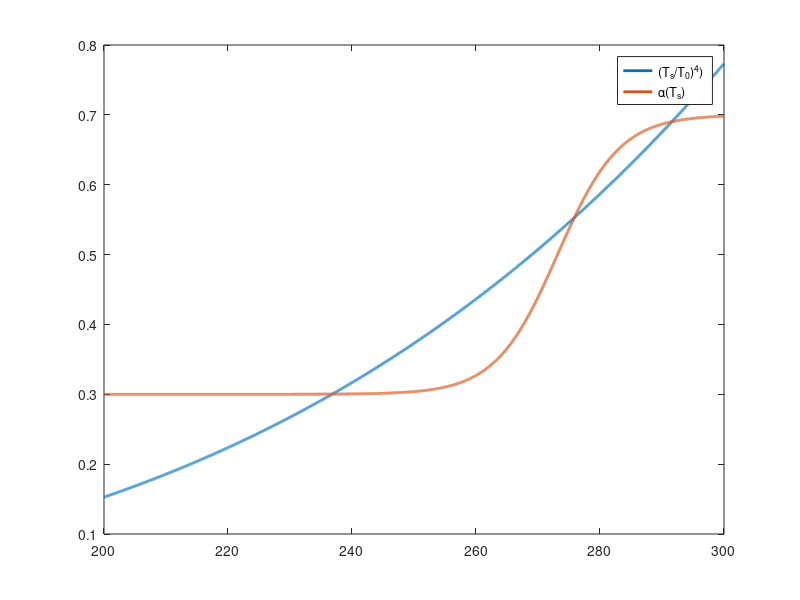

Write MATLAB code to recreate this figure. (Note: this script raises an error after producing the figure.)
%Create t array
t=200:.01:300;

%Initialize constants
t0=(1366/2/5.67e-8/(1+.15))^.25;
alphai=.3;
alphaf=.7;
kappa=.1;

%Compute y values
alpha1=(t/t0).^4;
alpha2=alphai+.5*(alphaf-alphai)*(1+tanh(kappa*(t-273.15)));

%Make plots
plot(t,alpha1,'LineWidth',2)
hold on
plot(t,alpha2,'LineWidth',2)
hold off
legend('(T_s/T_0)^4)','\alpha(T_s)')
ax=gca;
ax.FontSize=20;
xlabel('Temperature (K)')
ylabel('Co-albedo')

cool=(alpha1>=alpha2);
change=(cool(2:end)~=cool(1:end-1));

%Both compute the same thing, it is plotted if the ; is omitted
%t(change);
t(change)
